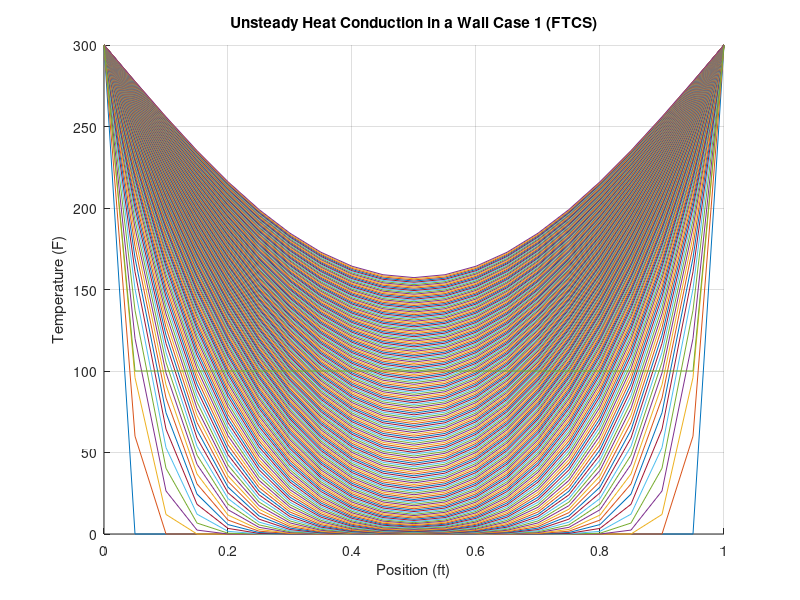

MATLAB code to generate this figure:
% Case 1
% Input (known data)
L = 1.0;            % wall thickness in ft
alpha = 0.1;        % Diffusivity constant 
T = 1 ;             % Assume 1 Hour time
Ti = 100.0;         % initial temperature
Ts = 300.0;         % boundary temperature
dx = 0.05;          % Spatial step
dt = 0.005;         % Time Step
Nx = L/dx;          % number of spatial steps
r = alpha * dt / dx^2;

N = L/dx + 1 ; % Space nodes
M = T/dt + 1 ; % Time nodes

% Zero vectors of x & t
x = zeros(N, 1);
t = zeros(M, 1);


% Discretize space & time domain
for i = 1:N
    x(i) = 0 + (i - 1)*dx;
end

for n = 1:M
    t(n) = 0 + (n - 1)*dt;
end

% Outer Nodes
U = zeros(M,N);
U(:,1) = 300; %Left Boundary Condition
U(:,N) = 300; %Right Boundary Condition
U(M,2:N-1) = 100; %Initial Condition
% Interior Nodes
for n= 1:M-2
    for i=2:N-1
        U(n+1, i) = r*U(n,i+1) + (1-2*r)*U(n,i) + r*U(n,i-1);
    end
end


disp(U)

% Plotting
x = linspace(0, L, Nx+1);
figure(1);
hold on;
for k = 1:size(U, 1)
    plot(x, U(k, :));
end
xlabel('Position (ft)');
ylabel('Temperature (F)');
title('Unsteady Heat Conduction in a Wall Case 1 (FTCS)');
grid on;



%fprintf('   t       x       U\n')
%for n= 1:M-2
    %for i=2:N-1
   %     U(n+1, i) = r*U(n,i+1) + (1-2*r)*U(n,i) + r*U(n,i-1);
  %      fprintf('%.4f   %.4f  %.4f\n' , t(n+1), x(i), U(n+1, i))
  %  end
 %   fprintf('   t       x       U\n')
%end